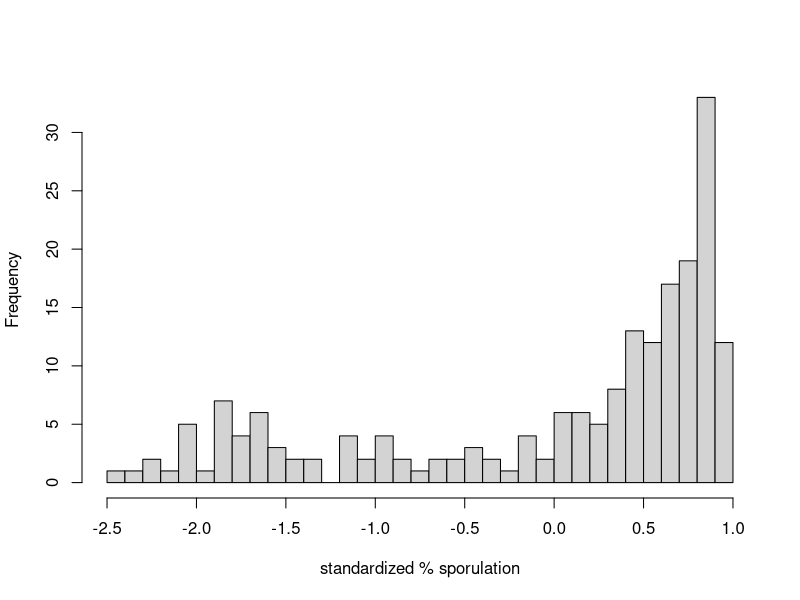
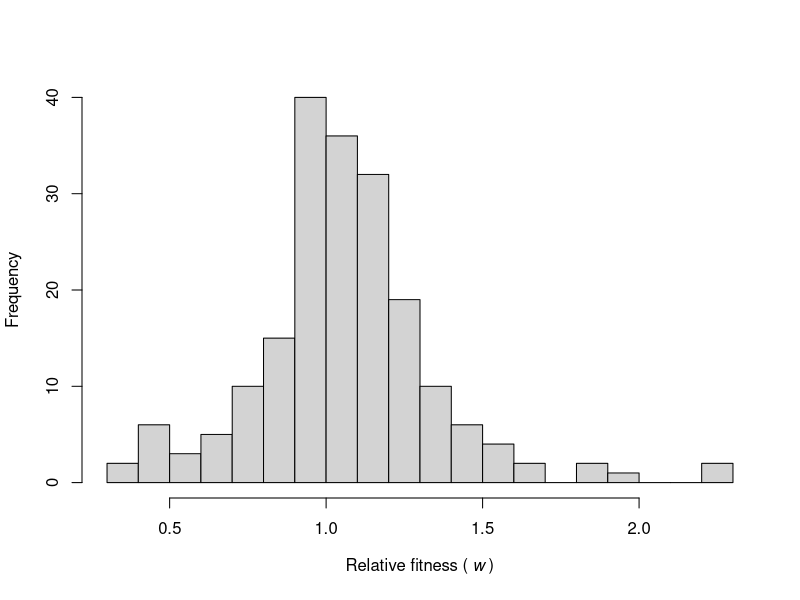

These charts were generated, in order, by the following R code: (Note: this script raises an error after producing the figures.)
## ---- chunk 1
rm(list=ls())
# setwd("~/GitHub/coevolution-ts/")
require("dplyr")
require(here)
## ---- chunk 2
data <- read.csv(here("data/sporulation-growth.csv"), header = TRUE, sep =",")
# data <- read.csv("./data/sporulation-growth.csv", header = TRUE, sep =",")

#select sporulation data time (24 or 48 hrs)
data <- filter(data, Tsample=="T48H")

perc.spore.std <- (data$perc.spore - mean(data$perc.spore)) / sd(data$perc.spore)
data <- data.frame(data, perc.spore.std)
## ---- chunk 3
# average fitness for ancestral strain
anc <- filter(data, host == "WT" & phage == "no_Phage" & line == "ANC")

anc.gr <- mean(anc$growth.rate)

rel.fit <- data$growth.rate / anc.gr

data <- data.frame(data, rel.fit)
## ---- chunk 4
spore.hist <- hist(data$perc.spore.std, main = NA, 
      xlab = "standardized % sporulation", ylab = "Frequency",
      breaks = 25)
## ---- chunk 5
fitness.hist <- hist(data$rel.fit, main = NA, 
      xlab = expression('Relative fitness ('~italic(w)~')'), ylab = "Frequency",
      breaks = 25)
## ---- chunk 6
# Wild type host without seed bank and no phage
wt.np.anc <- filter(data, host == "WT" & phage == "no_Phage" & line == "ANC") %>%
   dplyr::select(colony, line, perc.spore.std, rel.fit) %>%
   group_by(colony) %>%
   summarize(perc.spore.std = mean(perc.spore.std), rel.fit = mean(rel.fit)) 

# Wild type host with short seed bank and no phage
wt.np.short <- filter(data, host == "WT" & phage == "no_Phage" & seed.bank == "short") %>%
   dplyr::select(colony, line, perc.spore.std, rel.fit) %>%
   group_by(colony, line) %>%
   summarize(perc.spore.std = mean(perc.spore.std), rel.fit = mean(rel.fit)) 

# Wild type host with short seed bank and plus phage
wt.pp.short <- filter(data, host == "WT" & phage == "SPO1" & seed.bank == "short") %>%
   dplyr::select(colony, line, perc.spore.std, rel.fit) %>%
   group_by(colony, line) %>%
   summarize(perc.spore.std = mean(perc.spore.std), rel.fit = mean(rel.fit)) 
## ---- chunk 7
# Wild type ancestor vs. evolved host with a short seed bank

png(filename=here("/plots/selection-gradient/select.grad-1-48h.png"),
    width = 1200, height = 1200, res = 96*2)

plot.new()
par(mar = c(7, 7, 5, 7))

plot(wt.np.anc$perc.spore.std, wt.np.anc$rel.fit, xlim = c(-0.1, 1.1), 
     ylim = c(0.75, 1.4), type = "p", 
     pch = 21, bg = "pink", col = "black", cex = 1.5, ylab = "", xlab = "", 
     cex.lab = 1.5, las = 1, lwd = 1, yaxt = "n", xaxt = "n")
box(lwd=2)

# Add ticks and tick labels
axis(side = 2, lwd.ticks = 2, las = 1, cex.axis = 1.25, 
   labels = c("0.75", "1.00", "1.25"), at = c(0.75, 1.0, 1.25))

axis(side = 4, labels = F, lwd.ticks = 2, 
   at = c(0.75, 1.0, 1.25))

axis(side = 1, lwd.ticks = 2, cex.axis = 1.25, las = 1,
    labels = c("0.0", "0.25", "0.50", "0.75", "1.0"), at = c(0, 0.25, 0.5, 0.75, 1))

axis(side = 3, labels = F, lwd.ticks = 2, las = 1, cex.axis = 1.25, 
   at = c(0, 0.25, 0.5, 0.75, 1))

mtext('Sporulation (standardized)', side = 1, outer = TRUE, cex = 1.5, 
      line = -4, adj = 0.5)

mtext(expression('Relative fitness ('~italic(w)~')'), side = 2, outer = TRUE, 
      cex = 1.5, line = -3.5, adj = 0.6)

fit1 <- lm(wt.np.anc$rel.fit ~ wt.np.anc$perc.spore.std)
abline(fit1, col = "red", lty = 2, lwd = 2)

points(wt.np.short$perc.spore.std, wt.np.short$rel.fit, type = "p", 
     pch = 21, bg = "lightblue", lwd = 1, col = "black", cex = 1.5)

fit2 <- lm(wt.np.short$rel.fit ~ wt.np.short$perc.spore.std)
abline(fit2, col = "blue", lty = 2, lwd = 2)

dev.off()  
graphics.off() 
## ---- chunk 8
# Short seed bank without phage vs. short seed bank with phage

png(filename=here("/plots/selection-gradient/select.grad-2-48h.png"),
    width = 1200, height = 1200, res = 96*2)

plot.new()
par(mar = c(7, 7, 5, 7))

plot(wt.np.short$perc.spore.std, wt.np.short$rel.fit, xlim = c(-1.5, 1.5), 
     ylim = c(0.65, 1.4), type = "p", 
     pch = 21, bg = "pink", col = "black", cex = 1.5, ylab = "", xlab = "", 
     cex.lab = 1.5, las = 1, lwd = 1, yaxt = "n", xaxt = "n")
box(lwd=2)

# Add ticks and tick labels
axis(side = 2, lwd.ticks = 2, las = 1, cex.axis = 1.25, 
   labels = c("0.75", "1.00", "1.25"), at = c(0.75, 1.0, 1.25))

axis(side = 4, labels = F, lwd.ticks = 2, 
   at = c(0.75, 1.0, 1.25))

axis(side = 1, lwd.ticks = 2, cex.axis = 1.2, las = 1,
    labels = c("-1.0", "-0.5", "0.0", "0.5", "1.0"), at = c(-1, -0.5, 0, 0.5, 1))

axis(side = 3, labels = F, lwd.ticks = 2, las = 1, cex.axis = 1.2, 
   at = c(-1.0, -0.5, 0, 0.5, 1.0))

mtext('Sporulation (standardized)', side = 1, outer = TRUE, cex = 1.5, 
      line = -4, adj = 0.5)

mtext(expression('Relative fitness ('~italic(w)~')'), side = 2, outer = TRUE, 
      cex = 1.5, line = -3.5, adj = 0.6)

fit1 <- lm(wt.np.short$rel.fit ~ wt.np.short$perc.spore.std)
abline(fit1, col = "red", lty = 2, lwd = 2)

points(wt.pp.short$perc.spore.std, wt.pp.short$rel.fit, type = "p", 
     pch = 21, bg = "lightblue", lwd = 1, col = "black", cex = 1.5)

fit2 <- lm(wt.pp.short$rel.fit ~ wt.pp.short$perc.spore.std)
abline(fit2, col = "blue", lty = 2, lwd = 2)

dev.off()  
graphics.off() 
## ---- chunk 9
library(ggplot2)
library(cowplot)

plot.data <- 
   data%>%
   #add seed.bank ANC to ancestor
   mutate(seed.bank = if_else(line=="ANC","ANC", as.character(seed.bank)))%>%
   #summarize means
   dplyr::select(host, phage, line, seed.bank, colony, perc.spore.std, rel.fit)%>%
   group_by(host, phage, line, colony, seed.bank) %>%
   summarize(n=n(),
             se.spore=sd(perc.spore.std)/sqrt(n),
             se.fit=sd(rel.fit)/sqrt(n),
             perc.spore.std = mean(perc.spore.std),
             rel.fit = mean(rel.fit))
## ---- chunk 10
require(broom)
require(tidyr)
d.cor <- tibble()
d.lm <- tibble()

for (seed in unique(plot.data$seed.bank)){
   for (phg in  unique(plot.data$phage)){
      
      d.tmp <-
         plot.data%>%
         filter (seed.bank == seed) %>%
         filter (phage == phg)
      
      if (nrow(d.tmp) < 1) next
      
         
      d.cor <-
         cor.test(d.tmp$perc.spore.std, d.tmp$rel.fit) %>%
         tidy() %>%
         mutate(seed.bank = seed, phage = phg)  %>%
         bind_rows(d.cor, .)
      
      d.lm <- 
         lm( d.tmp$rel.fit ~d.tmp$perc.spore.std) %>%
         tidy()%>%
         mutate(seed.bank = seed, phage = phg)  %>%
         bind_rows(d.lm, .)
      
   }
}

#make plot lables
d.cor <- d.cor %>%
   mutate(lbl = paste0("cor = ", signif(estimate, 3),"\nP = ", signif(p.value, 3)))

d.lm.plot <- 
   d.lm %>%
   select(-std.error, -statistic, -p.value) %>%
   mutate(term = if_else(term == "(Intercept)", "b", "a"))%>%
   pivot_wider(values_from = estimate, names_from = term)%>%
   mutate(lbl = paste0("y = ", signif(a, 2),"x + ", signif(b, 2)))
## ---- chunk 11

   plot.data %>%
   rename(line.rep = line) %>%
#plot
   ggplot(aes(x=perc.spore.std, y=rel.fit))+
   geom_smooth(method = "lm", linetype=1, se = F, size=1.5, color="black")+
   geom_point(aes(fill=line.rep), alpha=0.5,shape=21, size=3)+
   #correlation label
   geom_text(data = d.cor, aes(label = lbl), x=-2, y=2) +
   geom_text(data = d.lm.plot, aes(label = lbl), x=-1.5, y=0.1) +
   facet_wrap(seed.bank~phage)+
   theme_cowplot()+
   panel_border()+
   expand_limits(y=0)+
   xlab('Sporulation (standardized)')+
   ylab(expression('Relative fitness ('~italic(w)~')'))+
   theme(legend.position = "bottom")+
   ggsave(here("plots/selection-gradient/select.grad-treat.png"),
    width = 10, height = 7)
   
## ---- chunk 12
#duplicate ancestor data for phage treatment panel
   plot.data %>%
   filter(line == "ANC")%>%
   mutate(phage = "SPO1")%>%
   bind_rows(plot.data, .)%>%
#plot
   ggplot(aes(x=perc.spore.std, y=rel.fit, color=seed.bank))+
   geom_smooth(method = "lm", linetype=1, se = F, size=1.5)+
   geom_point(aes(fill=seed.bank), alpha=0.5,shape=21, size=3)+
   facet_wrap(~phage)+
   theme_cowplot()+
   panel_border()+
   xlab('Sporulation (standardized)')+
   ylab(expression('Relative fitness ('~italic(w)~')'))+
   theme(legend.position = "bottom")+
   ggsave(here("plots/selection-gradient/select.grad-phage.png"),
    width = 10, height = 7)
   
## ---- chunk 13

plot.data %>%
   filter(line != "ANC")%>%
   ggplot(aes(x=perc.spore.std, y=rel.fit, color=phage))+
   geom_smooth(method = "lm", linetype=1, se = F, size=1.5)+
   geom_point(aes(fill=phage), alpha=0.5,shape=21, size=3)+
   facet_wrap(~seed.bank)+
   theme_cowplot()+
   panel_border()+
   xlab('Sporulation (standardized)')+
   ylab(expression('Relative fitness ('~italic(w)~')'))+
   theme(legend.position = "bottom")+
   ggsave(here("plots/selection-gradient/select.grad-seed.bank.png"),
    width = 10, height = 7)
   
